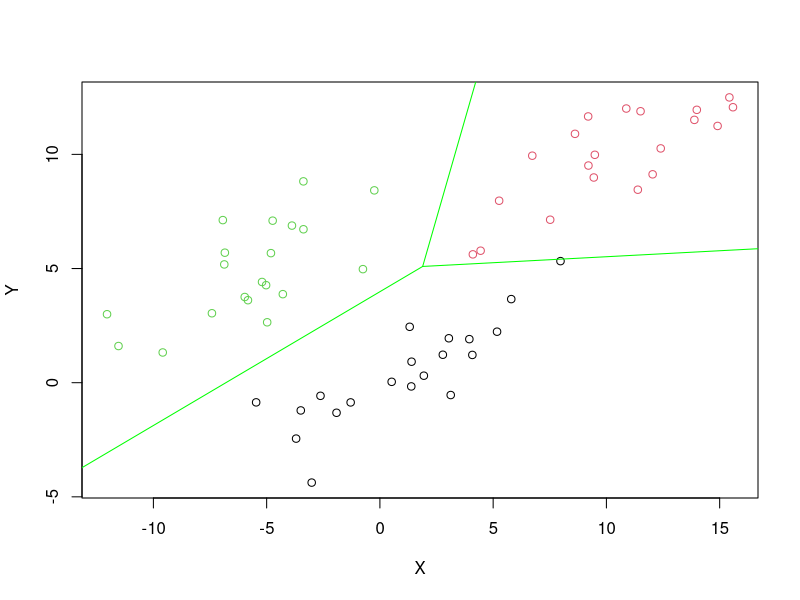
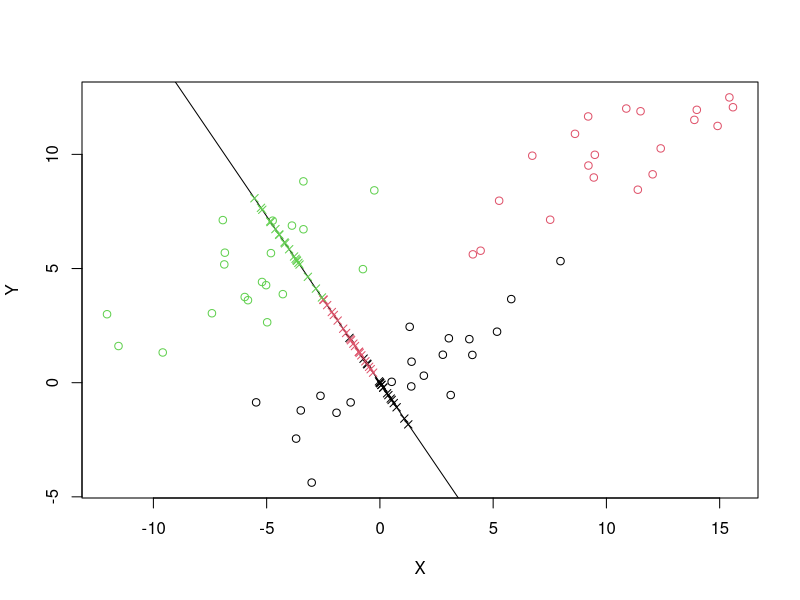

Generate these figures, in order, with R:
### data for Least square multiclass discriminant function and Fisher multiclass discriminant function
library(mvtnorm)

# define number of objects in each class
N <- 20

# define common covariance matrix 
Sigma <- matrix(c(10,5,5,4),2,2)

# class 1
c1.dat <- rmvnorm(N,mean=c(0,0),Sigma )

# class 2
c2.dat <- rmvnorm(N,mean=c(10,10),Sigma )

# class 3
c3.dat <- rmvnorm(N,mean=c(-5,5),Sigma )

# create a data.frame of the data 
dat <- data.frame(X = c(c1.dat[,1],c2.dat[,1],c3.dat[,1]), Y = c(c1.dat[,2],c2.dat[,2],c3.dat[,2]), Class = as.factor(rep(c(1,2,3),each=N)))

# plot the data 
plot(Y~X,data=dat, col=Class)

### use dat to solve the exercise 



head(dat)

# Step 1 Solve by least square:
# Step 1.1 find weight matrix
LSD.W <- function(dat){
  X <- as.matrix(
    cbind( rep(1, nrow(dat)), dat[,1:2] )
  )
  
  # if we want more classes, we need modify following code
  TarIndex <- as.numeric(dat[, 3])
  Tar <- matrix(0, nrow = nrow(dat), ncol = 3)
  for( i in 1:nrow(dat)){
    Tar[i,TarIndex[i]] = 1
  }
  # if we want more classes, we need modify code above
  
  return(solve(t(X)%*%X)%*%t(X)%*%Tar)
}

lsdw <- LSD.W(dat)
lsdw


# confirm weight we got
# 
# X <- as.matrix(
#   cbind( rep(1, nrow(dat)), dat[,1:2] )
# )
# 
# Y <-  X%*%lsdw 
# 
# for(i in 1:nrow(Y)){
#   print(which.max(Y[i,]))
# }
## looks good

# Step 1.2 plot decision 
a <- seq(-15,20,0.01)

f_c1.c2 <- function(lsdw,x){
  w <- lsdw[,1]-lsdw[,2]
  x <- cbind(1, x)
  return( x %*% w[1:2] / ( -1 * w[3]))
}

f_c2.c3 <- function(lsdw,x){
  w <- lsdw[,2]-lsdw[,3]
  x <- cbind(1, x)
  return( x %*% w[1:2] / ( -1 * w[3]))
}

f_c3.c1 <- function(lsdw,x){
  w <- lsdw[,3]-lsdw[,1]
  x <- cbind(1, x)
  return( x %*% w[1:2] / ( -1 * w[3]) )
}

# find the point 3 lines join together
ydiffs <- f_c3.c1(lsdw, a)-f_c2.c3(lsdw, a)
zeroPoint<- which.min(abs(ydiffs))

h <- a[1:zeroPoint]
t <- a[zeroPoint:length(a)]

points(t, f_c1.c2(lsdw, t), type='l', col = 'green')
points(t, f_c2.c3(lsdw, t), type='l', col = 'green')
points(h, f_c3.c1(lsdw, h), type='l', col='green')

# Step 1.3 classification function
  # now give the classification function, by using the weight we calculated
findClassLSD <- function(x, lsdw){
  x <- cbind(1, as.matrix(t(x)))
  y <- x %*% lsdw
  return(apply(y, 1, which.max))
}



# Step 2: Fisher 
# plot the data 
plot(Y~X,data=dat, col=Class)
x <- dat[,1:2]
class <- as.integer(dat[,3])

# weight matrix size: dim(x) * 1
# Step 2.1 sub funcions
# projection: y <- t(w) %*% x 
f.projection <- function(x,w){
  return(as.vector(w %*% t(x) / sqrt(sum(w^2))))
}

f.muK <- function(y,class){
  muK <- NULL
  for(c in unique(class)){
    muK <- c(muK, mean(y[class==c]))
  }
  return(muK)
}

f.mu <- function(y){
  return(mean(y))
}

f.Sw <- function(muK, y, class){
  result = 0
  for(i in 1:length(class)){
    result = result + (y[i]-muK[class[i]])^2
  }
  return(result)
}

f.Sb <- function(muK, mu, class){
  result = 0
  for(c in unique(class)){
    result = result + sum(class==c) * (muK[c] - mu)^2
  }
  return(result)
}

f.Jw <- function(Sw, Sb){
  return(sum((Sw^-1 * Sb)))
}

#Step 2.2: Define the function we want optimize 
# since optim will find min value, I multiple Jw by '-1' before return
optFun <- function(w){
  y <- f.projection(x, w)
  muK <- f.muK(y, class)
  mu <- f.mu(y)
  Sw <- f.Sw(muK, y, class)
  Sb <- f.Sb(muK, mu, class)
  return(-f.Jw(Sw, Sb))
}


# Step 2.3: optimze by optim function
optResult <- optim(par=t( c(1,-1) ), optFun)

# Step 2.4: draw the new space (line)
points(a, optResult$par[2]*a/optResult$par[1], type='l')

# Step 2.5: project data onto this space
w <- optResult$par
y <- f.projection(x, w)
muK <- f.muK(y, class)
y1 <- w[1]/sqrt(w[1]^2 + w[2]^2) * y
y2 <- w[2]/sqrt(w[1]^2 + w[2]^2) * y
points(y1,y2 , col = class, pch=4)

# Step 2.6 classification function:
findClassFisher <- function(x, w, muK){
  y <- f.projection(x,w)
  return(which.min(abs(muK-y)))
}


# Step 3. using both classification function:

findClassLSD(matrix(c(5,0,10,10,0,10), nrow=2,ncol=3), lsdw)


findClassFisher(t(c(5,0)), w, muK)
findClassFisher(t(c(10,10)), w, muK)
findClassFisher(t(c(0,10)), w, muK)



